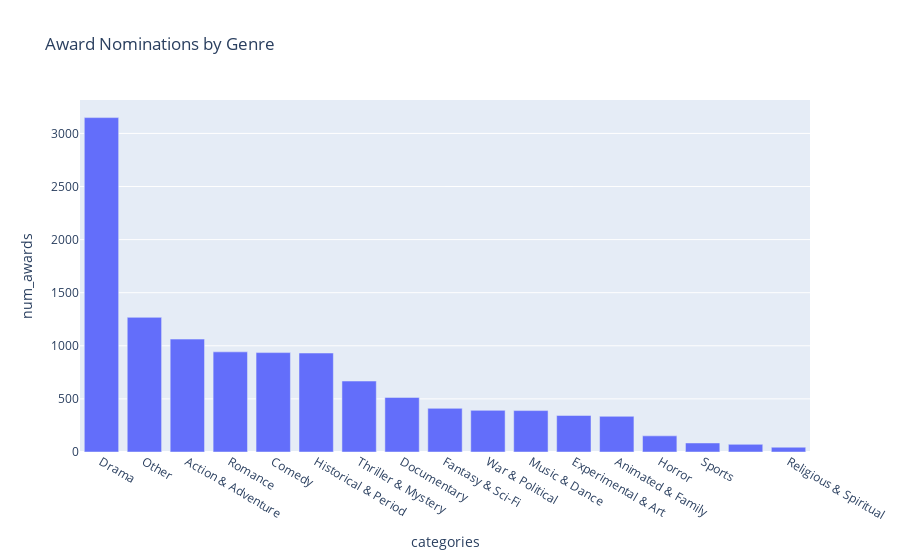
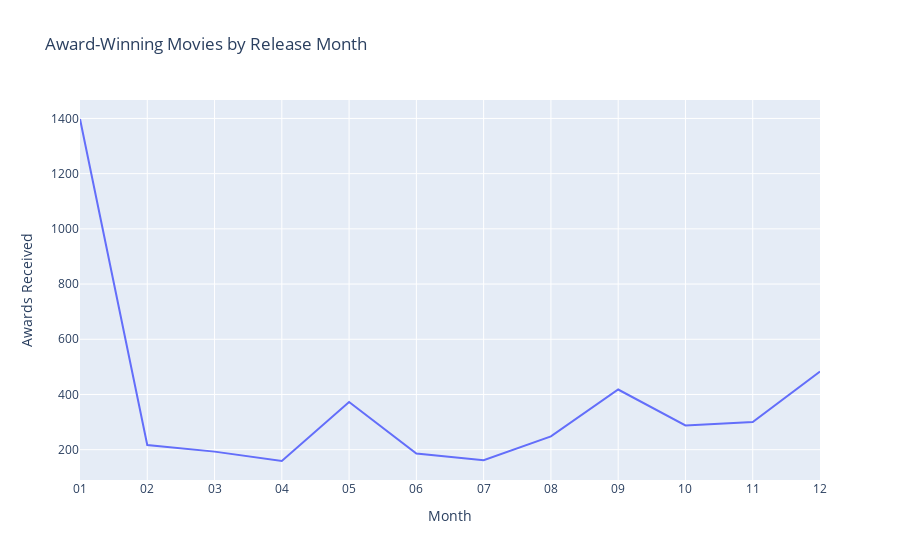

Source (notebook cell) for these figures, in order:
### Code cell
import plotly.express as px

cat_awards = cleaned_data.explode('categories').groupby('categories')['num_awards'].sum().reset_index().sort_values('num_awards', ascending=False)

fig = px.bar(cat_awards,
              x='categories', y='num_awards', title="Award Nominations by Genre")
fig.show()

cleaned_data['release_month'] = cleaned_data['release_date'].apply(lambda x: x.split("-")[1] if isinstance(x, str) else x)
fig = px.line(cleaned_data.groupby('release_month')['num_awards'].sum().reset_index(),
              x='release_month', y='num_awards', 
              title="Award-Winning Movies by Release Month",
              labels={'release_month': 'Month', 'num_awards': 'Awards Received'})
fig.show()

### Figure 1 — Plotly figure (JSON) as saved in the notebook; plotly's stock layout.template omitted (floating-point values rounded to 4 significant figures)
{"data": [{"alignmentgroup": "True", "hovertemplate": "categories=%{x}<br>num_awards=%{y}<extra></extra>", "legendgroup": "", "marker": {"color": "#636efa", "pattern": {"shape": ""}}, "name": "", "offsetgroup": "", "orientation": "v", "showlegend": false, "textposition": "auto", "type": "bar", "x": ["Drama", "Other", "Action & Adventure", "Romance", "Comedy", "Historical & Period", "Thriller & Mystery", "Documentary", "Fantasy & Sci-Fi", "War & Political", "Music & Dance", "Experimental & Art", "Animated & Family", "Horror", "Sports", "", "Religious & Spiritual"], "xaxis": "x", "y": [3149, 1268, 1063, 943, 936, 932, 668, 514, 411, 392, 390, 344, 336, 152, 85, 72, 45], "yaxis": "y"}], "layout": {"barmode": "relative", "legend": {"tracegroupgap": 0}, "title": {"text": "Award Nominations by Genre"}, "xaxis": {"anchor": "y", "domain": [0, 1], "title": {"text": "categories"}}, "yaxis": {"anchor": "x", "domain": [0, 1], "title": {"text": "num_awards"}}}}

### Figure 2 — Plotly figure (JSON) as saved in the notebook; plotly's stock layout.template omitted (floating-point values rounded to 4 significant figures)
{"data": [{"hovertemplate": "Month=%{x}<br>Awards Received=%{y}<extra></extra>", "legendgroup": "", "line": {"color": "#636efa", "dash": "solid"}, "marker": {"symbol": "circle"}, "mode": "lines", "name": "", "orientation": "v", "showlegend": false, "type": "scatter", "x": ["01", "02", "03", "04", "05", "06", "07", "08", "09", "10", "11", "12"], "xaxis": "x", "y": [1398, 217, 193, 159, 373, 186, 162, 248, 418, 288, 300, 483], "yaxis": "y"}], "layout": {"legend": {"tracegroupgap": 0}, "title": {"text": "Award-Winning Movies by Release Month"}, "xaxis": {"anchor": "y", "domain": [0, 1], "title": {"text": "Month"}}, "yaxis": {"anchor": "x", "domain": [0, 1], "title": {"text": "Awards Received"}}}}
